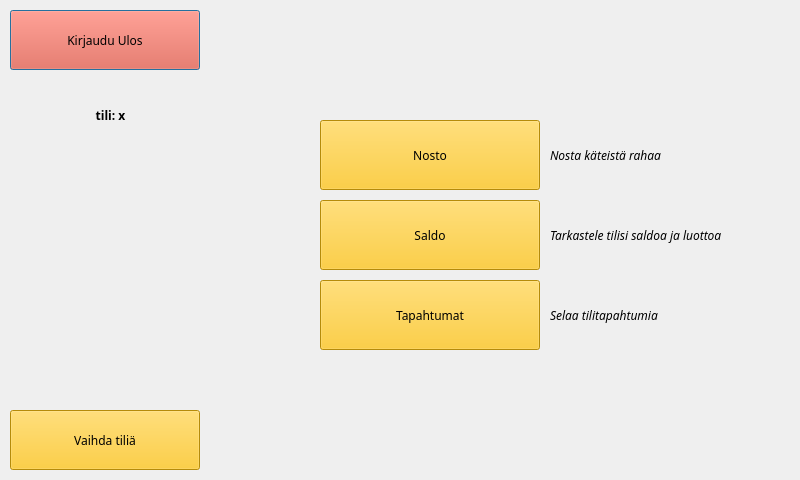
<?xml version="1.0" encoding="UTF-8"?>
<ui version="4.0">
 <class>OptionsWindow</class>
 <widget class="QDialog" name="OptionsWindow">
  <property name="windowModality">
   <enum>Qt::WindowModal</enum>
  </property>
  <property name="geometry">
   <rect>
    <x>0</x>
    <y>0</y>
    <width>800</width>
    <height>480</height>
   </rect>
  </property>
  <property name="minimumSize">
   <size>
    <width>800</width>
    <height>480</height>
   </size>
  </property>
  <property name="maximumSize">
   <size>
    <width>800</width>
    <height>480</height>
   </size>
  </property>
  <property name="windowTitle">
   <string>Dialog</string>
  </property>
  <widget class="QPushButton" name="buttonLogout">
   <property name="geometry">
    <rect>
     <x>10</x>
     <y>10</y>
     <width>190</width>
     <height>60</height>
    </rect>
   </property>
   <property name="font">
    <font>
     <family>Verdana Pro</family>
    </font>
   </property>
   <property name="styleSheet">
    <string notr="true">
background-color: rgb(255, 71, 39);</string>
   </property>
   <property name="text">
    <string>Kirjaudu Ulos</string>
   </property>
  </widget>
  <widget class="QPushButton" name="buttonWithdraw">
   <property name="geometry">
    <rect>
     <x>320</x>
     <y>120</y>
     <width>220</width>
     <height>70</height>
    </rect>
   </property>
   <property name="font">
    <font>
     <family>Verdana Pro</family>
     <bold>false</bold>
    </font>
   </property>
   <property name="styleSheet">
    <string notr="true">background-color: rgb(254, 195, 14);</string>
   </property>
   <property name="text">
    <string>Nosto</string>
   </property>
  </widget>
  <widget class="QPushButton" name="buttonBalance">
   <property name="geometry">
    <rect>
     <x>320</x>
     <y>200</y>
     <width>220</width>
     <height>70</height>
    </rect>
   </property>
   <property name="font">
    <font>
     <family>Verdana Pro</family>
     <bold>false</bold>
    </font>
   </property>
   <property name="styleSheet">
    <string notr="true">background-color: rgb(254, 195, 14);</string>
   </property>
   <property name="text">
    <string>Saldo</string>
   </property>
  </widget>
  <widget class="QPushButton" name="buttonTransactions">
   <property name="geometry">
    <rect>
     <x>320</x>
     <y>280</y>
     <width>220</width>
     <height>70</height>
    </rect>
   </property>
   <property name="font">
    <font>
     <family>Verdana Pro</family>
     <bold>false</bold>
    </font>
   </property>
   <property name="styleSheet">
    <string notr="true">background-color: rgb(254, 195, 14);</string>
   </property>
   <property name="text">
    <string>Tapahtumat</string>
   </property>
  </widget>
  <widget class="QPushButton" name="buttonChangeAccount">
   <property name="geometry">
    <rect>
     <x>10</x>
     <y>410</y>
     <width>190</width>
     <height>60</height>
    </rect>
   </property>
   <property name="font">
    <font>
     <family>Verdana Pro</family>
    </font>
   </property>
   <property name="styleSheet">
    <string notr="true">background-color: rgb(254, 195, 14);</string>
   </property>
   <property name="text">
    <string>Vaihda tiliä</string>
   </property>
  </widget>
  <widget class="QLabel" name="labelAccountName">
   <property name="geometry">
    <rect>
     <x>-20</x>
     <y>85</y>
     <width>261</width>
     <height>61</height>
    </rect>
   </property>
   <property name="font">
    <font>
     <family>Verdana Pro Black</family>
     <bold>true</bold>
    </font>
   </property>
   <property name="text">
    <string>tili: x</string>
   </property>
   <property name="alignment">
    <set>Qt::AlignCenter</set>
   </property>
  </widget>
  <widget class="QLabel" name="label">
   <property name="geometry">
    <rect>
     <x>550</x>
     <y>140</y>
     <width>181</width>
     <height>31</height>
    </rect>
   </property>
   <property name="font">
    <font>
     <family>Verdana Pro Light</family>
     <italic>true</italic>
     <bold>false</bold>
    </font>
   </property>
   <property name="text">
    <string>Nosta käteistä rahaa</string>
   </property>
  </widget>
  <widget class="QLabel" name="label2">
   <property name="geometry">
    <rect>
     <x>550</x>
     <y>220</y>
     <width>261</width>
     <height>31</height>
    </rect>
   </property>
   <property name="font">
    <font>
     <family>Verdana Pro Light</family>
     <italic>true</italic>
     <bold>false</bold>
    </font>
   </property>
   <property name="text">
    <string>Tarkastele tilisi saldoa ja luottoa</string>
   </property>
  </widget>
  <widget class="QLabel" name="label3">
   <property name="geometry">
    <rect>
     <x>550</x>
     <y>300</y>
     <width>261</width>
     <height>31</height>
    </rect>
   </property>
   <property name="font">
    <font>
     <family>Verdana Pro Light</family>
     <italic>true</italic>
     <bold>false</bold>
    </font>
   </property>
   <property name="text">
    <string>Selaa tilitapahtumia</string>
   </property>
  </widget>
  <widget class="QWidget" name="widget" native="true">
   <property name="geometry">
    <rect>
     <x>0</x>
     <y>0</y>
     <width>801</width>
     <height>481</height>
    </rect>
   </property>
   <property name="styleSheet">
    <string notr="true">
    background-image: url(:/exeimgs/blueblue.png);
    background-repeat: no-repeat;
    background-position: center;

</string>
   </property>
  </widget>
  <zorder>widget</zorder>
  <zorder>buttonLogout</zorder>
  <zorder>buttonWithdraw</zorder>
  <zorder>buttonBalance</zorder>
  <zorder>buttonTransactions</zorder>
  <zorder>labelAccountName</zorder>
  <zorder>label</zorder>
  <zorder>label2</zorder>
  <zorder>label3</zorder>
  <zorder>buttonChangeAccount</zorder>
 </widget>
 <resources/>
 <connections/>
</ui>
